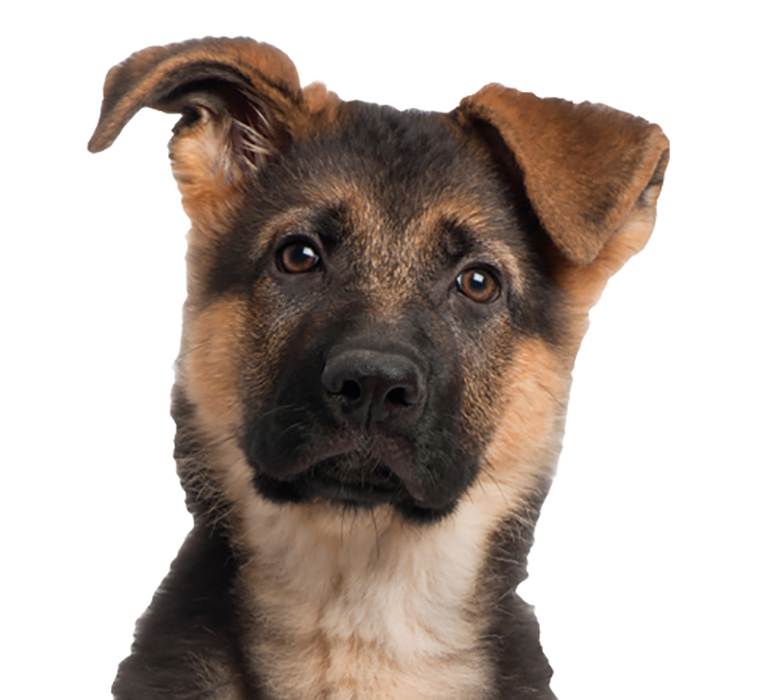
#> input picture dog.png, 781 x 700 px
$ python main.py
#> lines starting #> are read from the running program, lines starting #| are printed output that depends on the picture; after the words box and inside, x2 and y2 are one past the last pixel; in counts of white or black regions, pixels touching at a corner belong together
import cv2
import numpy as np

# Reading in Images
img = cv2.imread('dog.png')
#> img is the input picture: shape (700, 781, 3); mean B, G, R 167.1, 173.8, 184.5

# Edges
gray = cv2.cvtColor(img, cv2.COLOR_BGR2GRAY)
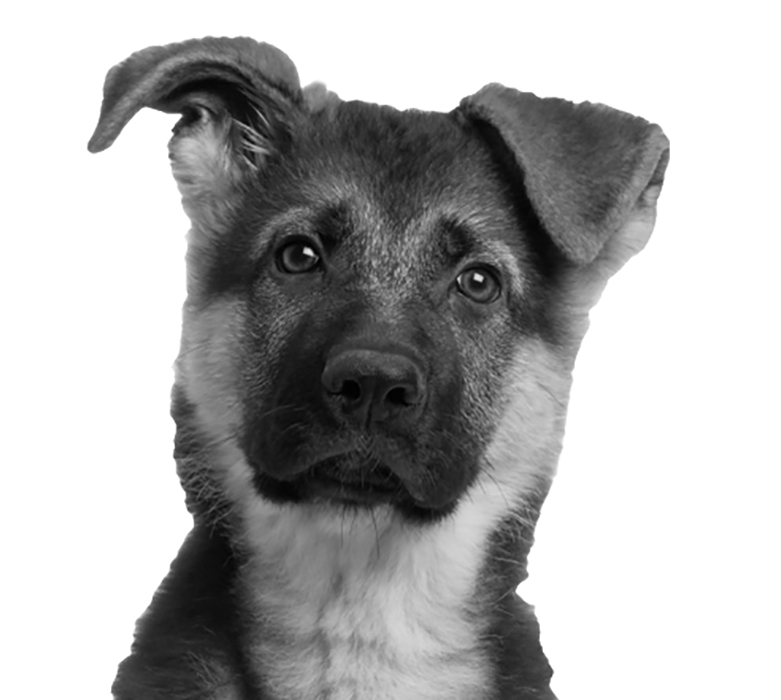
#> gray: shape (700, 781); min 0, max 255, mean 176.2
gray = cv2.medianBlur(gray, 5)
edges = cv2.adaptiveThreshold(gray, 255,
                              cv2.ADAPTIVE_THRESH_MEAN_C,
                              cv2.THRESH_BINARY, 9, 9)
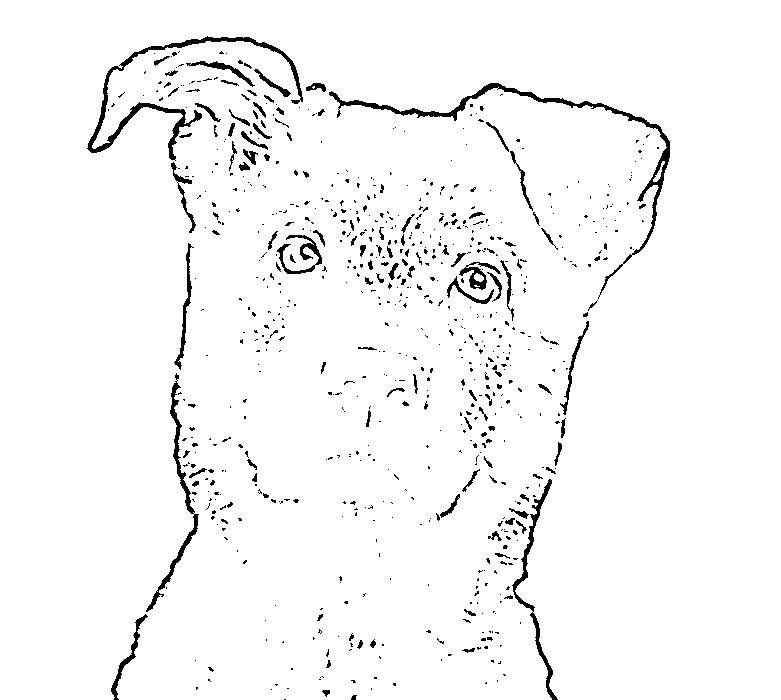
#> edges: shape (700, 781); 96.7% white; 745 black regions (618 under 20 px), largest, box (x1, y1, x2, y2) and area: (329, 83, 670, 299) 2438, (87, 36, 303, 161) 2235, (146, 373, 199, 612) 1129

# Cartoonise
color = cv2.bilateralFilter(img, 9, 250, 250)
cartoon = cv2.bitwise_and(color, color, mask=edges)
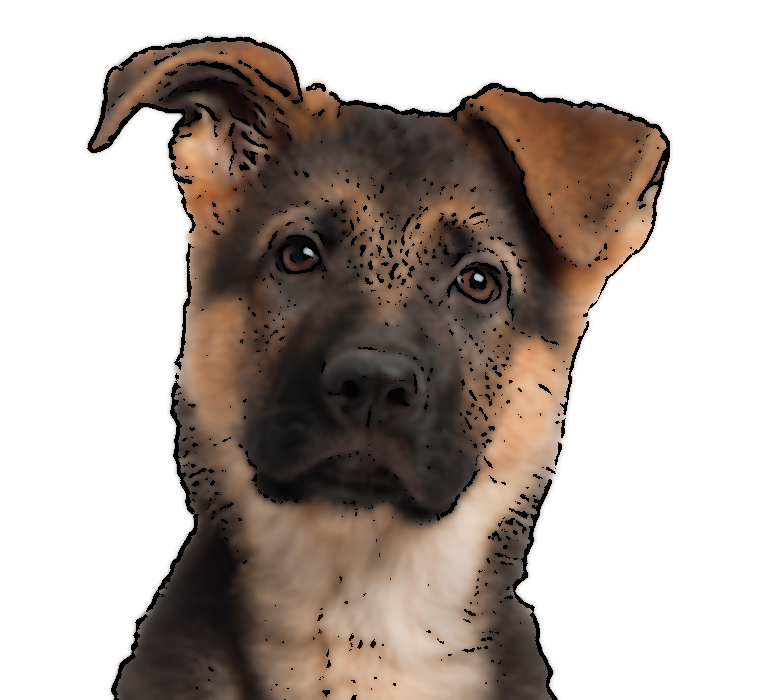
#> cartoon: shape (700, 781, 3); mean B, G, R 164.3, 170.7, 180.8


cv2.imshow("Image", img)
cv2.imshow("edges", edges)
cv2.imshow("Cartoon", cartoon)

cv2.waitKey(0)
cv2.destroyWindow()

$ run again, with Rob Gilligan.png copied over dog.png
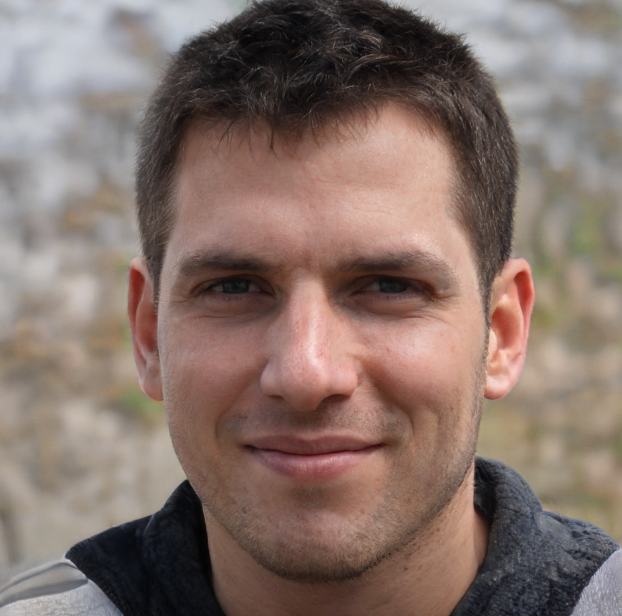
#> input picture Rob Gilligan.png, 622 x 616 px
#> img is the input picture: shape (616, 622, 3); mean B, G, R 106.8, 114.4, 133.5
#> `edges = cv2.adaptiveThreshold(gray, 255, cv2.ADAPTIVE_THRESH_MEAN_C, c..`:
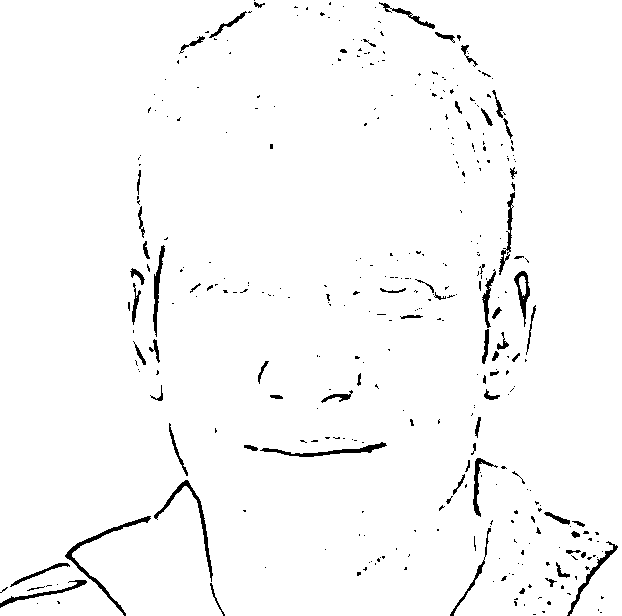
#> edges: shape (616, 622); 97.5% white; 368 black regions (297 under 20 px), largest, box (x1, y1, x2, y2) and area: (65, 516, 151, 616) 669, (154, 480, 213, 582) 535, (260, 442, 387, 457) 482
#> `cartoon = cv2.bitwise_and(color, color, mask=edges)`:
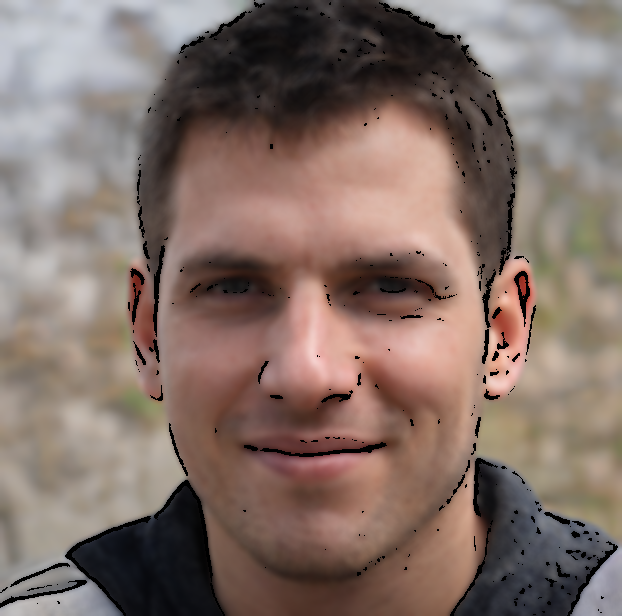
#> cartoon: shape (616, 622, 3); mean B, G, R 105, 112.6, 131.2
